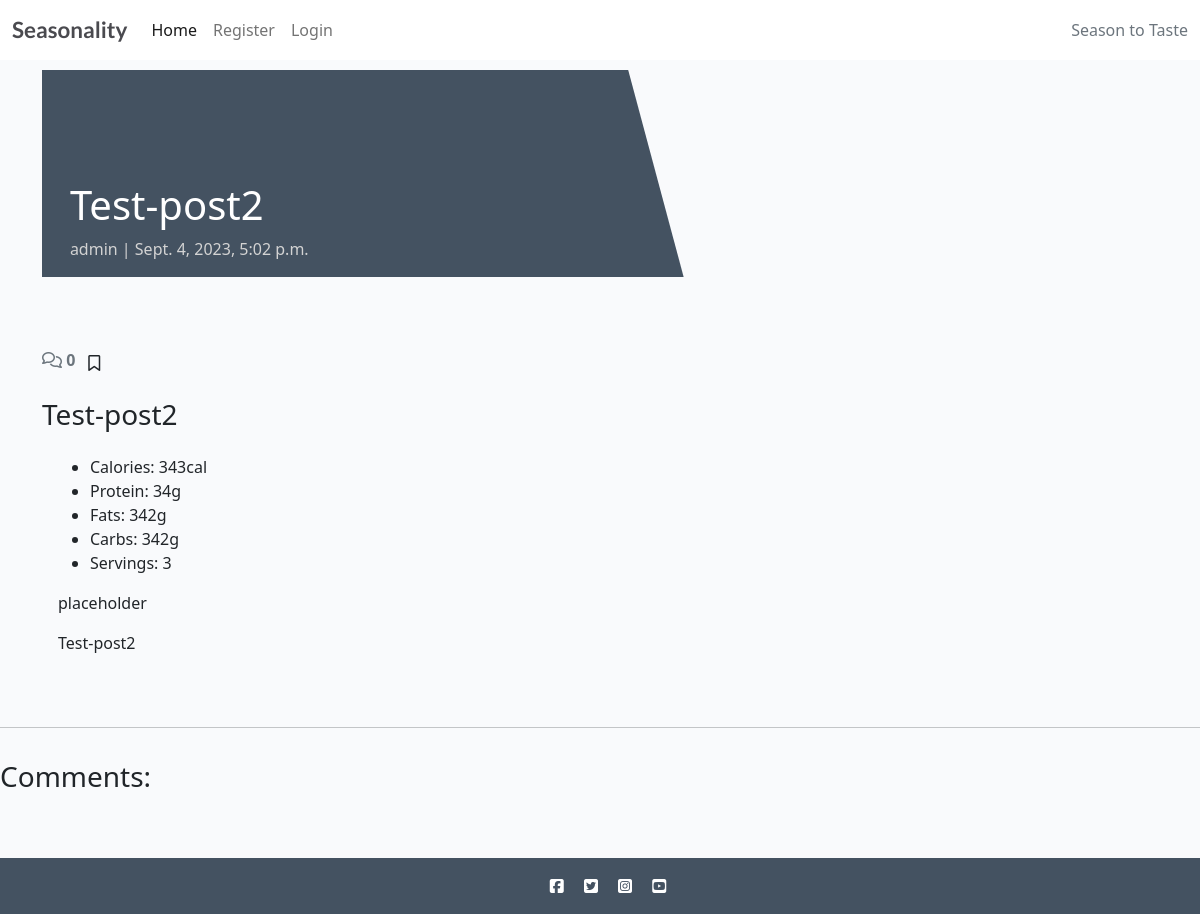
The app's page /test-post2/, older data.
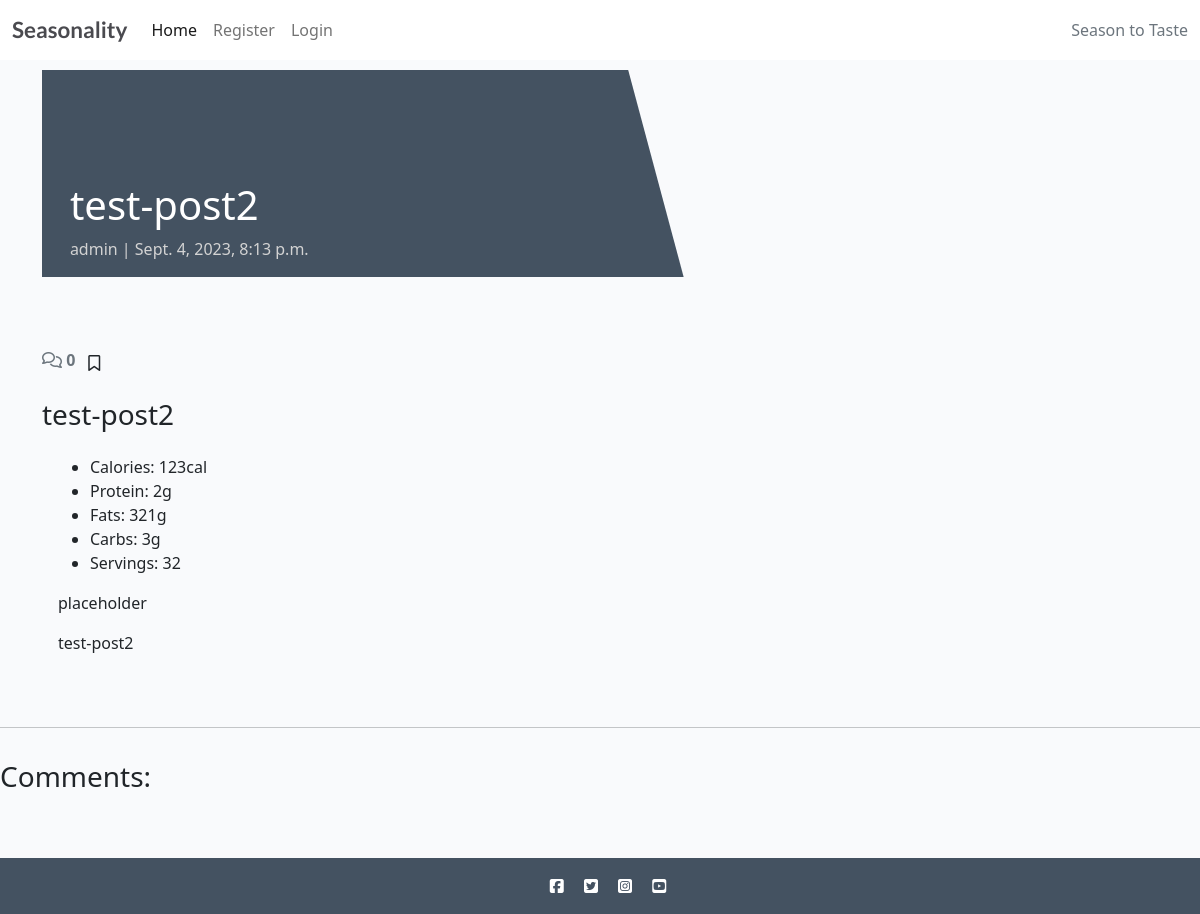
The same page, newer data.
### recipebook/models.py (models this page shows, shortened)
class Recipe(models.Model):
    class NewManager(models.Manager):
        def get_queryset(self):
            return super().get_queryset() .filter()
    title = models.CharField(max_length=200, unique=True)
    slug = models.SlugField(max_length=200, unique=True)
    author = models.ForeignKey(
        User, on_delete=models.CASCADE, related_name="recipes"
    )
    diet = models.ForeignKey(
        Diet, on_delete=models.CASCADE, default=True, null=False)
    season = models.ForeignKey(
        Season, on_delete=models.CASCADE, default=True, null=False)
    featured_image = CloudinaryField('image', default='placeholder')
    updated_on = models.DateTimeField(auto_now=True)
    content = models.TextField()
    created_on = models.DateTimeField(auto_now_add=True)
    status = models.IntegerField(choices=STATUS, default=0)
    ingredients = models.TextField(default='placeholder')
    calories = models.IntegerField(default=0)
    fat = models.IntegerField(default=0)
    protein = models.IntegerField(default=0)
    carbs = models.IntegerField(default=0)
    servs = models.IntegerField(default=0)
    favourites = models.ManyToManyField(
        User, related_name='favourite', default=None, blank=True)
    objects = models.Manager()  # default manager
    newmanager = NewManager()  # custom manager
    class Meta:
        ordering = ["-created_on"]

### recipebook/views.py (the view, shortened to what this page needs)
# urls.py: path('<slug:slug>/', views.RecipeDetail.as_view(), name='recipe_detail'),
class RecipeDetail(View):
    def get(self, request, slug, *args, **kwargs):
        queryset = Recipe.objects.filter(status=1)
        recipe = get_object_or_404(queryset, slug=slug)
        comments = recipe.comments.filter(
            approved=True).order_by("-created_on")
        fav = bool
        if recipe.favourites.filter(id=request.user.id).exists():
            fav = True
        return render(
            request,
            "recipe_detail.html",
            {
                "recipe": recipe,
                "comments": comments,
                "commented": False,
                "comment_form": CommentForm(),
                'fav': fav
            },
        )

### templates/recipe_detail.html (shortened to what this page needs)
{% extends "base/base.html" %}
{% block content %}
{% load crispy_forms_tags %}
<div class="masthead">
    <div class="container">
        <div class="row g-0">
            <div class="col-md-6 masthead-text">
                <h1 class="recipe-title">{{ recipe.title }}</h1>
                <p class="recipe-subtitle">{{ recipe.author }} | {{ recipe.created_on }}</p>
            </div>
            <div class="d-none d-md-block col-md-6 masthead-image">
            </div>
        </div>
    </div>
</div>
<div class="container">
    <div class="row">
        <div class="d-flex">
            <div class="pt-2">
                {% with comments.count as total_comments %}
                <strong class="text-secondary"><i class="far fa-comments"></i>
                    {{ total_comments }}
                </strong>
                {% endwith %}
            </div>
            <div class="ml-auto pt-1">
                {% if user.is_authenticated %}
                    {% if fav %}
                        <a href="{% url 'favourite_add' recipe.id %}" class="btn"><i class="fa-solid fa-bookmark"></i></a>
                        <strong class="text-secondary">
                        </strong>
                    {% else %}
                        <a href="{% url 'favourite_add' recipe.id %}" class="btn"><i class="far fa-bookmark"></i></a>
                        <strong class="text-secondary">
                        </strong>
                    {% endif %}
                {% else %}
                    <a href="{% url 'account_signup' %}" class="btn"><i class="far fa-bookmark"></i></a>
                {% endif %}
            </div>
        </div>
    </div>
</div>
<div class="container">
    <div class="row">
        <div class="col card mb-4  mt-3 left top">
            <h3>{{ recipe.title }}</h3>
            <div class="card-body">
                <ul>
                    <li>Calories: {{ recipe.calories }}cal</li>
                    <li>Protein: {{ recipe.protein }}g</li>
                    <li>Fats: {{ recipe.fat }}g</li>
                    <li>Carbs: {{ recipe.carbs }}g</li>
                    <li>Servings: {{ recipe.servs }}</li>
                </ul>
                <p class="card-text ">
                    {{ recipe.ingredients | safe }}
                </p>
                <p class="card-text ">
                    {{ recipe.content | safe }}
                </p>
            </div>
        </div>
    </div>
</div>
<div class="row">
    <div class="col">
        <hr>
    </div>
</div>
<div class="row">
    <div class="col-md-8 card mb-4  mt-3 ">
        <h3>Comments:</h3>
        <div class="card-body">
        </div>
    </div>
    <div class="col-md-4 card mb-4  mt-3 ">
        <div class="card-body">
        </div>
    </div>
</div>
{% endblock content %}

### templates/base/base.html (shortened to what this page needs)
{% load static %}
<!DOCTYPE html>
<html class="h-100">
<head>
    <link href="https://cdn.jsdelivr.net/npm/bootstrap@5.0.1/dist/css/bootstrap.min.css" rel="stylesheet"
>
    <link rel="stylesheet" href="{% static 'css/style.css' %}">
</head>
<body class="d-flex flex-column h-100 main-bg">
    <nav class="navbar navbar-expand-lg navbar-light bg-white">
        <div class="container-fluid">
            <a class="navbar-brand" href="{% url 'home' %}"><span class="brand">Seasonality</a>
            <div class="collapse navbar-collapse" id="navbarText">
                <ul class="navbar-nav me-auto mb-2 mb-lg-0">
                    <li class="nav-item">
                        <a class="nav-link active" aria-current="page" href="{% url 'home' %}">Home</a>
                    </li>
                    {% if user.is_authenticated %}
                        <li class="nav-item">
                            <a class="nav-link" href="{% url 'account_logout' %}">Logout</a>
                        </li>
                        <li class="nav-item">
                            <a class="nav-link" href="{% url 'profile' %}">Profile</a>
                        </li>
                    {% else %}
                        <li class="nav-item">
                            <a class="nav-link" href="{% url 'account_signup' %}">Register</a>
                        </li>
                        <li class="nav-item">
                            <a class="nav-link" href="{% url 'account_login' %}">Login</a>
                        </li>
                    {% endif %}
                </ul>
                <span class="navbar-text text-muted">
                    Season to Taste
                </span>
            </div>
        </div>
    </nav>
    <main class="flex-shrink-0 main-bg">
        {% block content %}{% endblock content %}
    </main>
    <footer class="footer mt-auto py-3 dark-bg">
        <p class="m-0 text-center text-white"><i class="fab fa-facebook-square ms-3"></i>
            <i class="fab fa-twitter-square ms-3"></i>
            <i class="fab fa-instagram-square ms-3"></i>
            <i class="fab fa-youtube-square ms-3"></i></p>
    </footer>
</body>
</html>

### static/css/style.css (style rules this page uses)
body { background-color: #F9FAFC; }
.brand { font-family: Lato, sans-serif; font-size: 1.4rem; font-weight: 700; color: #4A4A4F; }
.dark-bg { background-color: #445261; }
.main-bg { background-color: #F9FAFC; }
.card { border: none; background-color: transparent; }
.masthead { margin-top: 10px; overflow: hidden; position: relative; display: inline-block; height: 33vh; width: 100%; }
.masthead-text { background-color: #445261; color: white; position: relative; }
.masthead-image { position: relative; overflow: hidden; }
.masthead-image:after { content: ""; position: absolute; top: 0; right: 90%; height: 100%; width: 150%; background: #445261; -webkit-transform: skew(15deg); -moz-transform: skew(15deg); transform: skew(15deg); z-index: 100; }
.recipe-title { margin-top: 20%; margin-left: 5%; }
.recipe-subtitle { margin-left: 5%; color: lightgray; }

Row changes from the older to the newer data that the page shows:
changed Recipe "placeholder": title "Test-post2" → "test-post2"; created_on "Sept. 4, 2023, 5:02 p.m." → "Sept. 4, 2023, 8:13 p.m."; calories "343" → "123"; protein "34" → "2"; fat "342" → "321"; carbs "342" → "3"; servs "3" → "32"; content "Test-post2" → "test-post2"
